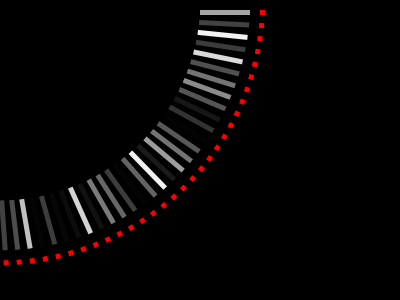
Frame 1 (no input)
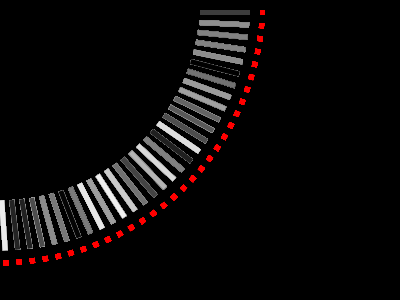
Frame 60 (the mouse pressed at the canvas centre just before this capture)
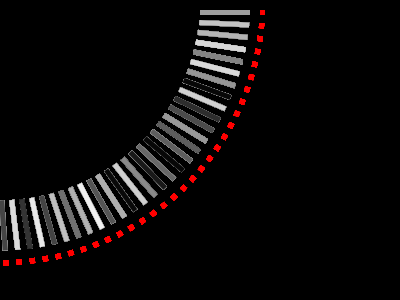
Frame 120 (the mouse held since frame 60 and released just before this capture)

The Processing sketch that drew these frames (run headless with seeded random() and noise(); from frame 60 on, the mouse is pressed at the canvas centre):

// Processing sketch: sketch_09_rect_rotate
// ── sketch_09_rect_rotate.pde
void setup() {
  size(400, 300);

  background(#000000);
  noStroke();
  smooth();
}


void draw() {
  float c = 0;

  while (c < 100) {

    fill(random(255));
    rect(200, 10, 50, 5);

    fill(255, 0, 0);
    rect(260, 10, 5, 5);

    rotate(0.05);
    c = c + 1;
  }
  
  frameRate(10);
}
